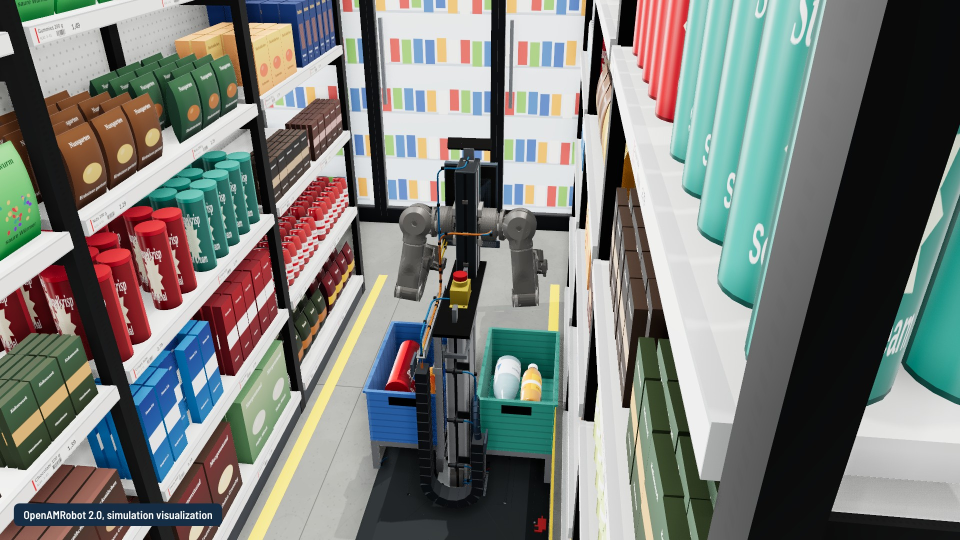
#> input picture docs/assets/roadmap/media/store/01_aisle_follow.jpg, 1920 x 1080 px, given in place of 01_aisle_follow.png, which was not available (shown at 1/2 size)
$ python -i pictures.py   (imports and definitions only)
#> lines starting #> are read from the running program, lines starting #| are printed output that depends on the picture
"""Store pictures, thumbnails, contact sheets and posters (October method).
python3 pictures.py store <png dir>        JPEG q90 (under 1 MB) into media/store, thumbnails 640 x 360 / 512 x 640 q82,
                                           contact_sheet.jpg (1952 x 1242, captions as in October)
python3 pictures.py poster <png> <out.png> <colours>   palette-reduced PNG (192 for the posters, 128 for exploded-static)
python3 pictures.py thumb <png> <out.jpg>  640 px JPEG thumbnail q82 (store video poster on the page)
python3 pictures.py sheet <out.jpg> <title> <cols> <cell w> <img>...    contact sheet of any images (file names as captions)"""
import io
import os
import sys

from PIL import Image, ImageDraw, ImageFont

R = os.path.join(os.path.dirname(os.path.abspath(__file__)), "..", "..", "docs", "assets", "roadmap", "media")
STORE = os.path.join(R, "store")
BOLD = "/usr/share/fonts/truetype/dejavu/DejaVuSans-Bold.ttf"
REG = "/usr/share/fonts/truetype/dejavu/DejaVuSans.ttf"
NAMES = [("01_aisle_follow", "1 Driving down the aisle (Follow view)"), ("02_pick_side", "2 Picking from a shelf"),
         ("03_place_tote", "3 Placing an item into a tote"), ("04_front_low", "4 Front three-quarter, low camera"),
         ("05_store_overview", "5 Store overview"), ("06_dock", "6 At the dock"),
         ("02_pick_side_1080x1350", "2 vertical 1080 x 1350"), ("04_front_low_1080x1350", "4 vertical 1080 x 1350")]


def jpeg(im, path, limit=1_000_000, q=90):
    while True:
        buf = io.BytesIO()
        im.save(buf, "JPEG", quality=q, optimize=True, progressive=True)
        if buf.tell() <= limit or q <= 70:
            break
        q -= 2
    open(path, "wb").write(buf.getvalue())
    return q, buf.tell()


def thumb(im):
    return im.resize((512, 640) if im.height > im.width else (640, 360), Image.LANCZOS)


def store(src):
    os.makedirs(os.path.join(STORE, "thumbs"), exist_ok=True)
    ims = {}
    for n, _ in NAMES:
        im = Image.open(os.path.join(src, n + ".png")).convert("RGB")
#> im is the input picture: PIL image 1920x1080 RGB; mean R, G, B 120.9, 124.6, 120.3
        ims[n] = im
        q, size = jpeg(im, os.path.join(STORE, n + ".jpg"))
#> after the loop in jpeg, `while True:`: q = 90
        tq, tsize = jpeg(thumb(im), os.path.join(STORE, "thumbs", n + ".jpg"), q=82)
#> in thumb, `return im.resize((512, 640) if im.height > im.width else (640, 360), I..`:
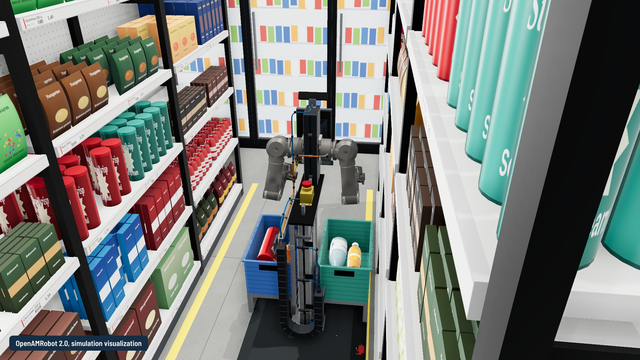
#> returned value: PIL image 640x360 RGB; mean R, G, B 121, 124.6, 120.4
#> the loop in jpeg (call 2), `while True:` made 1 pass
        print(n, im.size, "q", q, size, "thumb", tsize)
#| 01_aisle_follow (1920, 1080) q 90 437611 thumb 59970
#> pass 2 of the loop in store, `for n, _ in NAMES:`:
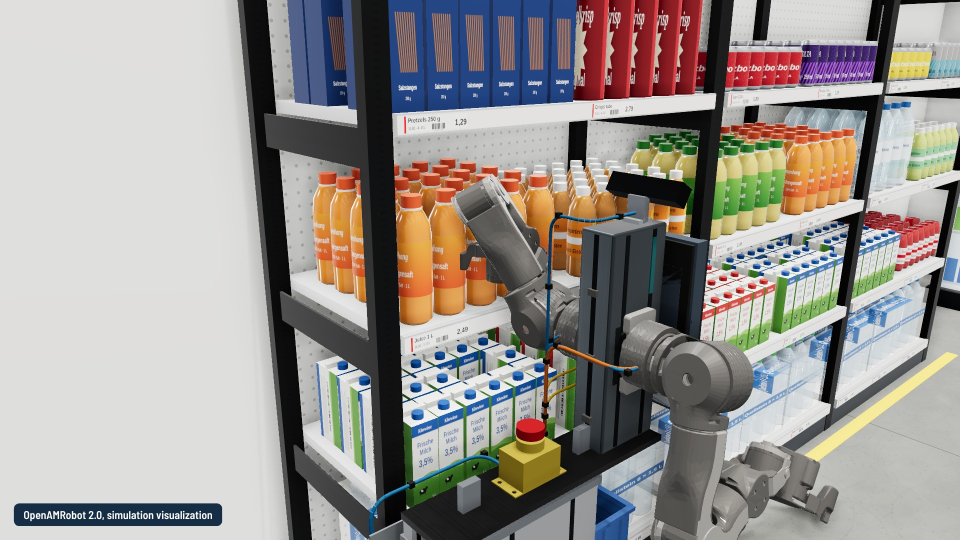
#> input picture docs/assets/roadmap/media/store/02_pick_side.jpg, 1920 x 1080 px, given in place of 02_pick_side.png, which was not available (shown at 1/2 size)
#> in store, im is the input picture: PIL image 1920x1080 RGB; mean R, G, B 152.6, 147.8, 143.8
#> in thumb (call 2), `return im.resize((512, 640) if im.height > im.width else (640, 360), I..`:
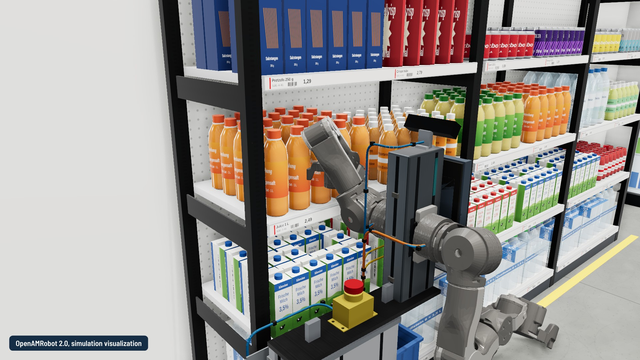
#> returned value: PIL image 640x360 RGB; mean R, G, B 152.6, 147.8, 143.8
#| 02_pick_side (1920, 1080) q 90 404366 thumb 51030
    W, H, gap, top = 1952, 1242, 8, 36
    sh = Image.new("RGB", (W, H), (246, 248, 247))
    d = ImageDraw.Draw(sh)
    d.text((gap, 8), "OpenAMRobot 2.0 grocery store, simulation visualization (robot page render mode, full look). Not real-robot footage.",
           font=ImageFont.truetype(BOLD, 21), fill=(20, 33, 32))
    f = ImageFont.truetype(REG, 18)
    for i, (n, cap) in enumerate(NAMES):
        col, row = i % 3, i // 3
        x, y = gap + col * 648, top + 8 + row * 398
        d.text((x, y), cap, font=f, fill=(20, 33, 32))
        t = ims[n].resize((288, 360) if ims[n].height > ims[n].width else (640, 360), Image.LANCZOS)
        sh.paste(t, (x + (640 - t.width) // 2, y + 26))
    print("contact sheet", jpeg(sh, os.path.join(STORE, "contact_sheet.jpg"), q=88))


def sheet(out, title, cols, cw, files):
    cols, cw = int(cols), int(cw)
    ims = [Image.open(p).convert("RGB") for p in files]
    ch = max(round(cw * im.height / im.width) for im in ims)
    gap, top, lab = 8, 40, 24
    rows = (len(ims) + cols - 1) // cols
    sh = Image.new("RGB", (gap + cols * (cw + gap), top + rows * (ch + lab + gap)), (246, 248, 247))
    d = ImageDraw.Draw(sh)
    d.text((gap, 10), title, font=ImageFont.truetype(BOLD, 20), fill=(20, 33, 32))
    f = ImageFont.truetype(REG, 15)
    for i, (p, im) in enumerate(zip(files, ims)):
        x, y = gap + (i % cols) * (cw + gap), top + (i // cols) * (ch + lab + gap)
        d.text((x, y), os.path.basename(p), font=f, fill=(20, 33, 32))
        t = im.resize((cw, round(cw * im.height / im.width)), Image.LANCZOS)
        sh.paste(t, (x, y + lab))
    print(out, sh.size, jpeg(sh, out, q=85))


# [11 lines not run here, left out]

#> (the run stopped early here; a loop or call above may not have finished)
